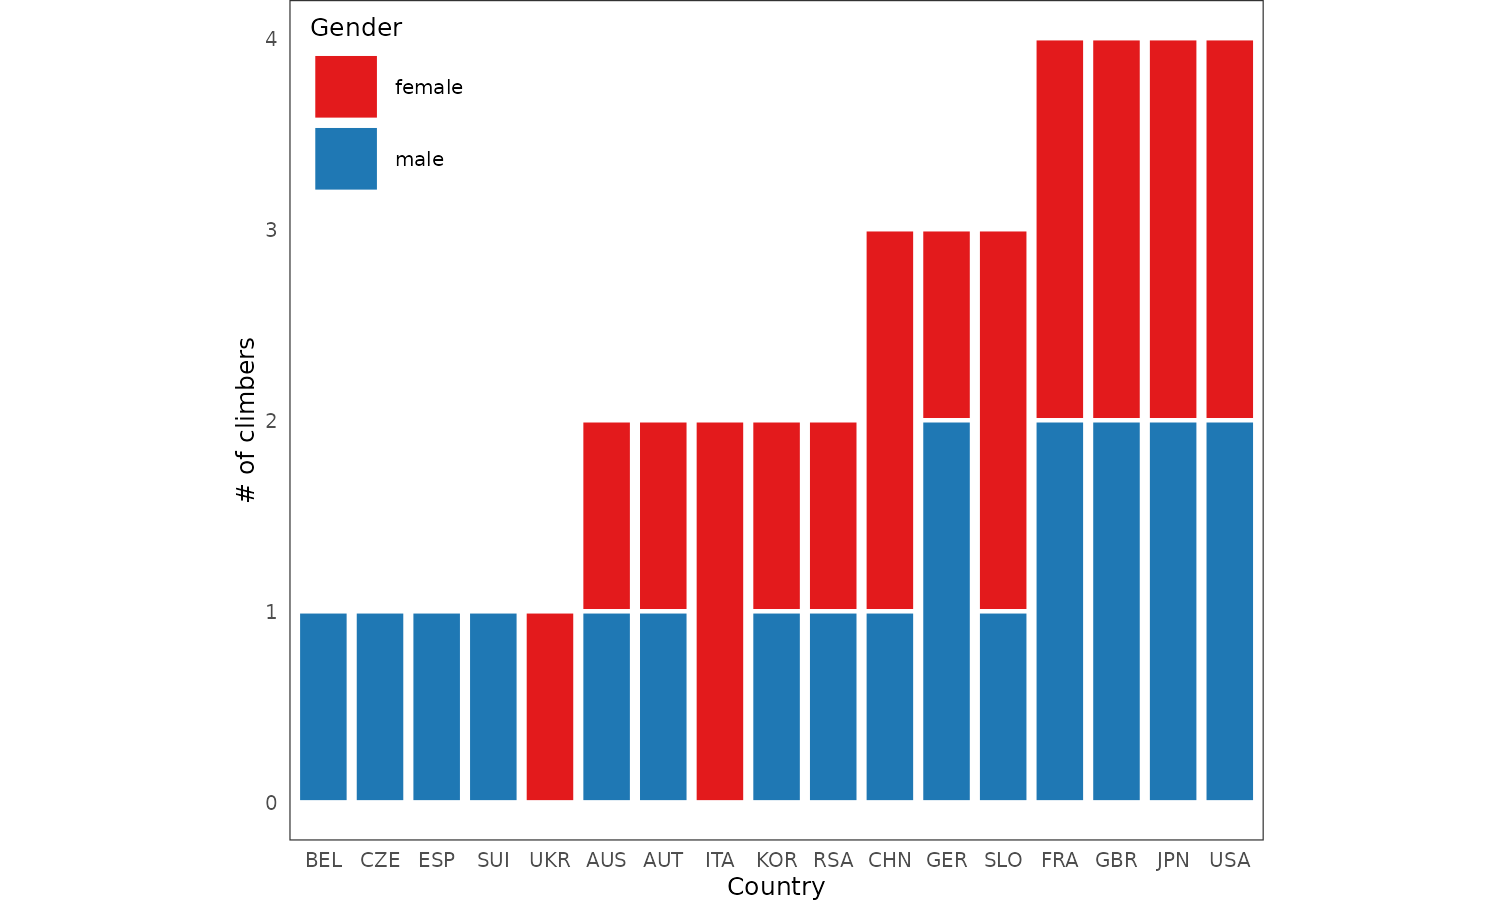

R code for this plot:
source("./figures/defaults.R")

climbers <- read.csv("./data/climbers.csv")
climbers$count <- 1
climbers2 <- aggregate(count ~ country + gender, sum, data = climbers)
levs <- names(table(climbers$country))[order(table(climbers$country))]
climbers2$country <- factor(climbers2$country, levs)

p <- ggplot(climbers2, aes(country, count, fill = gender)) +
  geom_bar(stat = "identity", col = "white") +
  scale_fill_manual(values = pal_dark_3[2:1]) +
  labs(x = "Country", y = "# of climbers", fill = "Gender") +
  theme(plot.margin = unit(c(0, 2, 0, 2), units = "cm"),
        legend.position = c(0.1, 0.875))

ggsave("./figures/grammar-barplot-counts.png", p, dpi = 300,
       width = def_width, height = def_height, units = "in")

